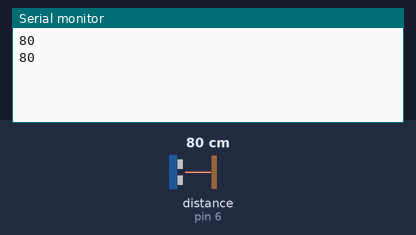
The sketch below on a simulated Arduino Uno, built with avr-gcc and run on an emulated ATmega328P. Shown: the last lines printed to the serial monitor. Wiring (inferred from the names in the program): ultrasonic range finder: trigger pin 7; echo pin 6. The test bench sets the inputs (shaded band); at power-on: distance to the obstacle (sensor on pin 6) 80 cm. The echo pulse lasts 58.3 µs per cm.

Above: at 1.8 s.
1.9 s: distance to the obstacle (sensor on pin 6) set to 2 cm
At 2.8 s:
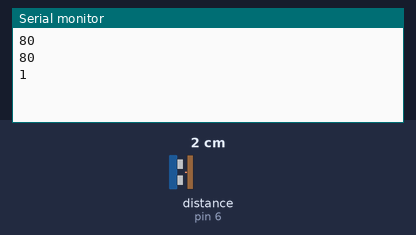
3.4 s: distance to the obstacle (sensor on pin 6) set to 4 cm
At 4.4 s:
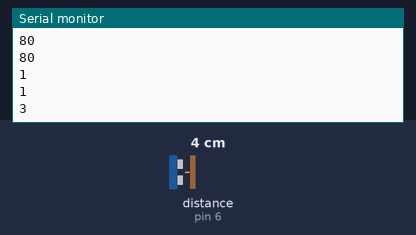
Timing chart, 0 to 6.4 s (numbered marks = the images above; inputs shaded):
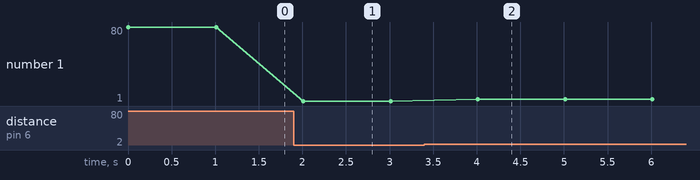

Measured:
- after the input at 1.9 s, the serial monitor: prints a new line after 0.11 s (image 1)
- after the input at 3.4 s, the serial monitor: prints a new line after 0.61 s (image 2)
- plotted number 1: 80 → 1 after the input at 1.9 s, 1 → 3 after the input at 3.4 s

The sketch:

Ultrasonic_Sensor.ino
```cpp
int trig=7;
int echo=6;

long timeInMicro;

long distanceInCm;

void setup()
{
  Serial.begin(9600);
  pinMode(7,OUTPUT);
  pinMode(6,INPUT);
}

void loop()
{
 digitalWrite(trig,LOW);
 delayMicroseconds(2);
 digitalWrite(trig,HIGH);
 delayMicroseconds(10);
 digitalWrite(trig,LOW);

 timeInMicro= pulseIn(echo,HIGH);

 distanceInCm = ((timeInMicro/29)/2);

 Serial.println(distanceInCm);
 delay(1000);

}
```
